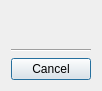
<?xml version="1.0" encoding="UTF-8"?>
<ui version="4.0">
 <class>ConnectingToServerDialog</class>
 <widget class="QDialog" name="ConnectingToServerDialog">
  <property name="windowModality">
   <enum>Qt::ApplicationModal</enum>
  </property>
  <property name="geometry">
   <rect>
    <x>0</x>
    <y>0</y>
    <width>560</width>
    <height>172</height>
   </rect>
  </property>
  <property name="windowTitle">
   <string>Connecting...</string>
  </property>
  <property name="modal">
   <bool>true</bool>
  </property>
  <layout class="QVBoxLayout" name="verticalLayout_2">
   <property name="sizeConstraint">
    <enum>QLayout::SetFixedSize</enum>
   </property>
   <item>
    <widget class="QWidget" name="widget" native="true">
     <layout class="QVBoxLayout" name="verticalLayout">
      <item>
       <layout class="QGridLayout" name="gridLayout" columnstretch="0,0,1">
        <item row="0" column="2">
         <widget class="QLabel" name="nameLabel">
          <property name="text">
           <string notr="true">&lt;Server name&gt;</string>
          </property>
         </widget>
        </item>
        <item row="0" column="0">
         <widget class="QnProgressWidget" name="progressWidget" native="true"/>
        </item>
        <item row="0" column="1">
         <widget class="QLabel" name="iconLabel">
          <property name="text">
           <string notr="true">&lt;Icon&gt;</string>
          </property>
         </widget>
        </item>
       </layout>
      </item>
     </layout>
    </widget>
   </item>
   <item>
    <widget class="Line" name="line">
     <property name="orientation">
      <enum>Qt::Horizontal</enum>
     </property>
    </widget>
   </item>
   <item>
    <widget class="QDialogButtonBox" name="buttonBox">
     <property name="standardButtons">
      <set>QDialogButtonBox::Cancel</set>
     </property>
    </widget>
   </item>
  </layout>
 </widget>
 <customwidgets>
  <customwidget>
   <class>QnProgressWidget</class>
   <extends>QWidget</extends>
   <header location="global">ui/widgets/common/progress_widget.h</header>
   <container>1</container>
  </customwidget>
 </customwidgets>
 <resources/>
 <connections/>
</ui>
